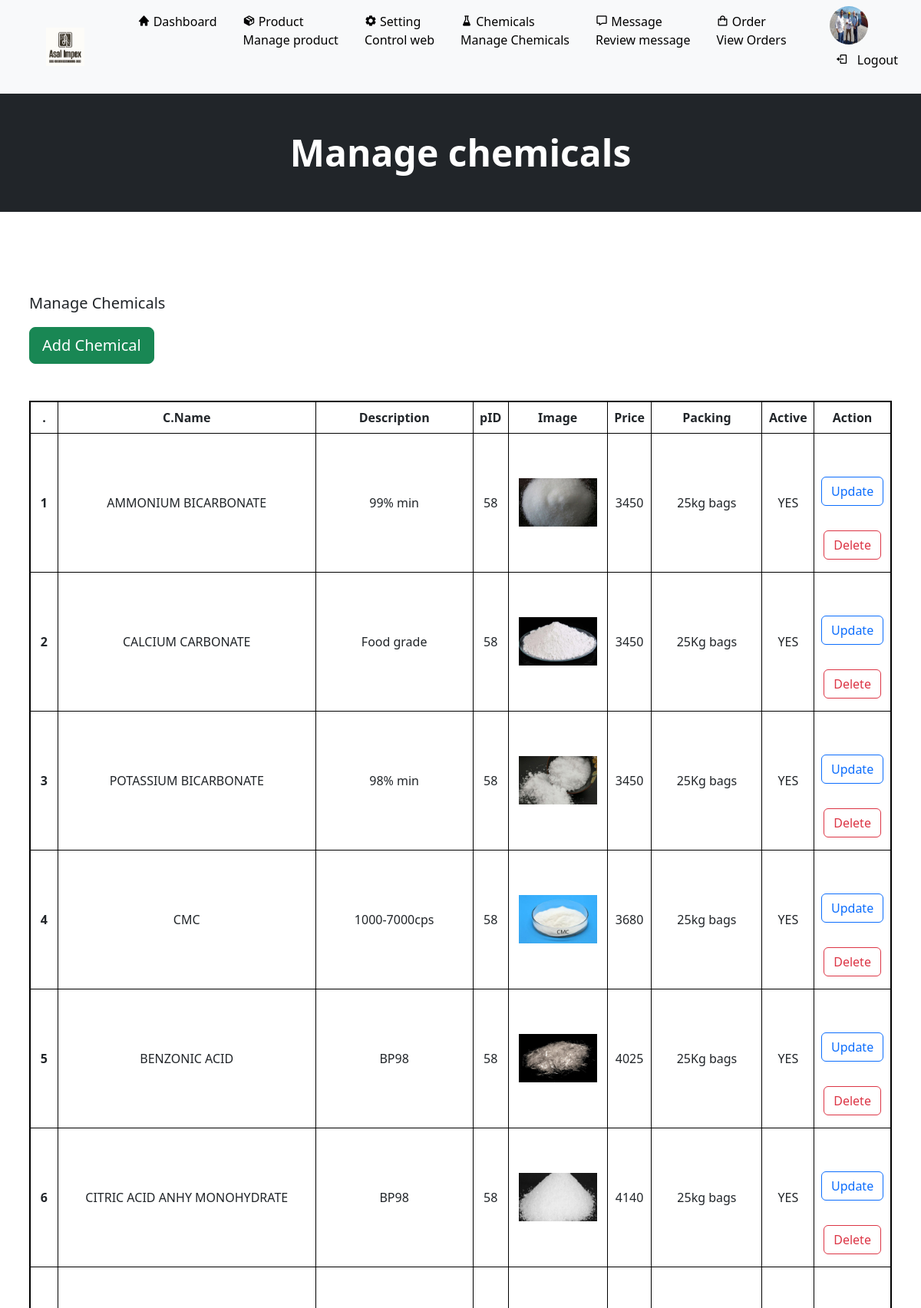
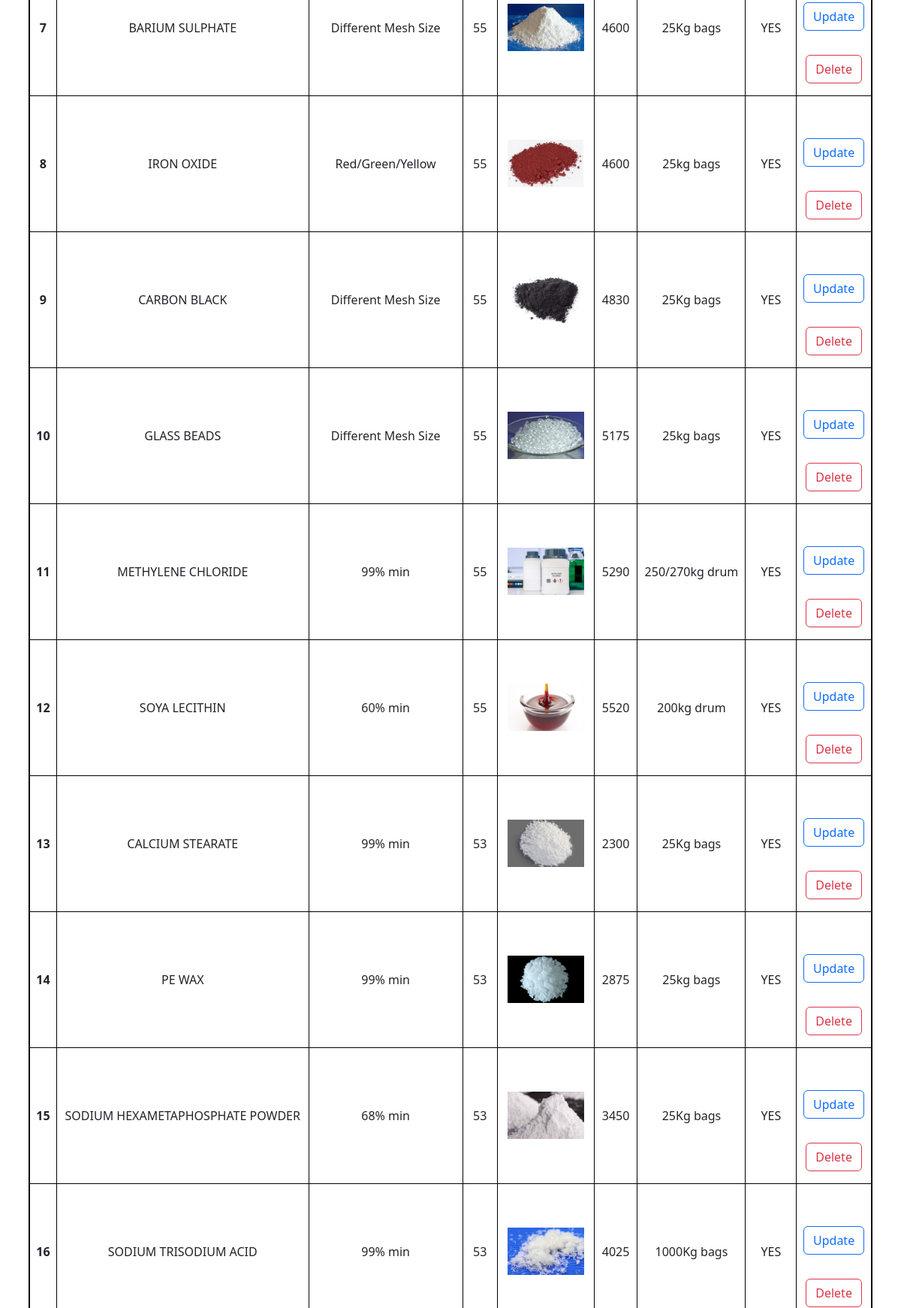
Page /Admin/chemical.php (signed in, upper part) on the committed database (2 pictures, top to bottom).
### tables this page shows
CREATE TABLE `chemical_tbl` (
  `id` int(10) UNSIGNED NOT NULL,
  `ptype` int(255) NOT NULL,
  `cname` varchar(255) NOT NULL,
  `spec` varchar(1000) NOT NULL,
  `image` varchar(255) NOT NULL,
  `packing` varchar(255) NOT NULL,
  `price` float NOT NULL,
  `active` varchar(255) NOT NULL
);

### Admin/chemical.php (the view, shortened to what this page needs)
<?php
include('./partials/menu.php');
?>
<!DOCTYPE html>
<html lang="en">
<head>
    <link rel="stylesheet" href="https://cdn.jsdelivr.net/npm/boxicons@2.1.0/css/boxicons.min.css">
    <link rel="stylesheet" href="https://cdnjs.cloudflare.com/ajax/libs/font-awesome/5.15.3/css/all.min.css">
</head>
<body>
 <div class="container-fluid bg-dark mb-5 p-5">
        <div class="fw-bold display-5 text-center text-white">
            Manage chemicals
        </div>
    </div>
<div class="container-sm p-2 text-md-start">
    <br><br>
<div class="text-start mb-5">
    <p class="lead">Manage Chemicals</p>
<a href="<?php echo SITEURL; ?>admin/add-chemical.php" class="btn btn-lg btn-success">Add Chemical</a>
</div>
    <table class="table-responsive  table-bordered text-center bd mb-5">
        <thead>
            <tr>
                <th scope="col">.</th>
                <th scope="col">C.Name</th>
                <th scope="col">Description</th>
                <th scope="col">pID</th>
                <th scope="col">Image</th>
                <th scope="col">Price</th>
                <th scope="col">Packing</th>
                <th scope="col">Active</th>
                <th scope="col">Action</th>
            </tr>
        </thead>
        <?php
        $sql = "SELECT*FROM chemical_tbl";
        $res = mysqli_query($conn, $sql);
        if ($res == TRUE) {
            $sn = 1;
            $count = mysqli_num_rows($res);
            if ($count > 0) {
                while ($rows = mysqli_fetch_assoc($res)) {
                    $id = $rows['id'];
                    $cname = $rows['cname'];
                    $spec = $rows['spec'];
                    $image = $rows['image'];
                    $price = $rows['price'];
                    $packing = $rows['packing'];
                    $active = $rows['active'];
                    $ptype= $rows['ptype'];
        ?>
                    <tbody>
                        <tr>
                            <th scope="row"><?php echo $sn++; ?></th>
                            <td><?php echo $cname; ?></td>
                            <td><?php echo $spec; ?></td>
                            <td><?php echo $ptype; ?></td>
                            <td>
                                <?php
                                if ($image != "") {
                                ?>
                                    <img src="<?php echo SITEURL; ?>assets/chemical/<?php echo $image; ?>" width="110px" height="100" class="img-fluid p-1">
                                <?php
                                } else {
                                    echo "<div class='text-danger'>Image not added.</div>";
                                }
                                ?>
                            </td>
                            <td><?php echo $price; ?></td>
                            <td><?php echo $packing; ?></td>
                            <td><?php echo $active; ?></td>
                            <td>
                                <a href="<?php echo SITEURL; ?>admin/update-chemical.php?id=<?php echo $id; ?>&image=<?php echo $image; ?>" class="btn btn-outline-primary text-center rounded mt-5 mb-4"> Update</a>
                                <br>
                                <a href="<?php echo SITEURL; ?>admin/delete-chemical.php?id=<?php echo $id; ?>&image=<?php echo $image; ?>" class="btn btn-outline-danger text-center rounded mt-2 mb-2">Delete</a>
                                <br>
                            </td>
                        </tr>
                    </tbody>
        <?php
                }
            }
        }
        ?>
    </table>
</div>
<?php include('./partials/footer.php'); ?>
</body>
</html>

### Admin/chemical.php (style rules this page uses)
.bd { text-align: center; border-collapse: collapse; width: 100%; border: 2px solid #000; }
th, td { border-bottom: 1px solid #dee2e6; padding: 8px; }
th:last-child, td:last-child { border-right: 1px solid #dee2e6; }

### Admin/partials/footer.php (style rules this page uses)
body { margin: 0; padding: 0; display: flex; flex-direction: column; min-height: 100vh; }

### rows in the picture
chemical_tbl: cname "AMMONIUM BICARBONATE", spec "99% min", ptype "58", image (picture), price "3450", packing "25kg bags", active "YES"
chemical_tbl: cname "CALCIUM CARBONATE", spec "Food grade", ptype "58", image (picture), price "3450", packing "25Kg bags", active "YES"
chemical_tbl: cname "POTASSIUM BICARBONATE", spec "98% min", ptype "58", image (picture), price "3450", packing "25Kg bags", active "YES"
chemical_tbl: cname "CMC", spec "1000-7000cps", ptype "58", image (picture), price "3680", packing "25kg bags", active "YES"
chemical_tbl: cname "BENZONIC ACID", spec "BP98", ptype "58", image (picture), price "4025", packing "25Kg bags", active "YES"
chemical_tbl: cname "CITRIC ACID ANHY MONOHYDRATE", spec "BP98", ptype "58", image (picture), price "4140", packing "25kg bags", active "YES"
chemical_tbl: cname "BARIUM SULPHATE", spec "Different Mesh Size", ptype "55", image (picture), price "4600", packing "25Kg bags", active "YES"
chemical_tbl: cname "IRON OXIDE", spec "Red/Green/Yellow", ptype "55", image (picture), price "4600", packing "25kg bags", active "YES"
chemical_tbl: cname "CARBON BLACK", spec "Different Mesh Size", ptype "55", image (picture), price "4830", packing "25Kg bags", active "YES"
chemical_tbl: cname "GLASS BEADS", spec "Different Mesh Size", ptype "55", image (picture), price "5175", packing "25kg bags", active "YES"
chemical_tbl: cname "METHYLENE CHLORIDE", spec "99% min", ptype "55", image (picture), price "5290", packing "250/270kg drum", active "YES"
chemical_tbl: cname "SOYA LECITHIN", spec "60% min", ptype "55", image (picture), price "5520", packing "200kg drum", active "YES"
chemical_tbl: cname "CALCIUM STEARATE", spec "99% min", ptype "53", image (picture), price "2300", packing "25Kg bags", active "YES"
chemical_tbl: cname "PE WAX", spec "99% min", ptype "53", image (picture), price "2875", packing "25kg bags", active "YES"
chemical_tbl: cname "SODIUM HEXAMETAPHOSPHATE POWDER", spec "68% min", ptype "53", image (picture), price "3450", packing "25Kg bags", active "YES"
chemical_tbl: cname "SODIUM TRISODIUM ACID", spec "99% min", ptype "53", image (picture), price "4025", packing "1000Kg bags", active "YES"
